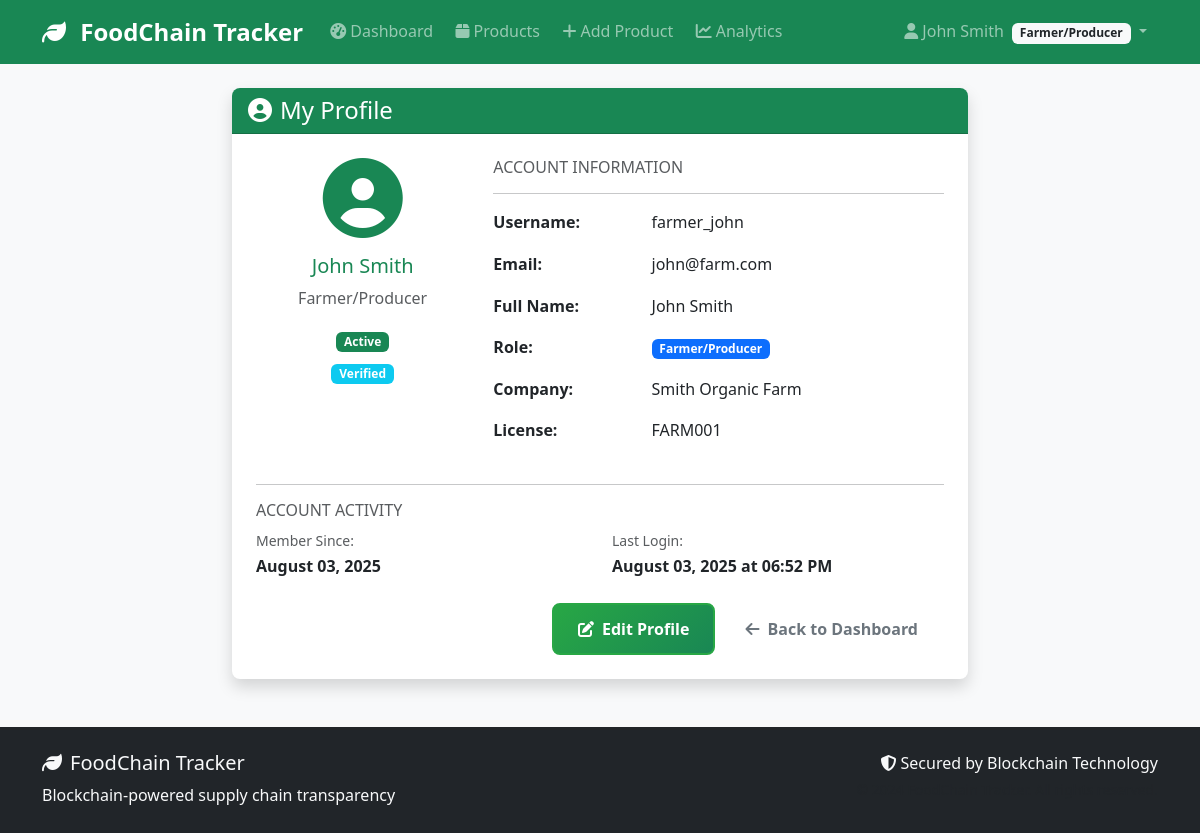
Before: /auth/profile (signed in) with the older database file.
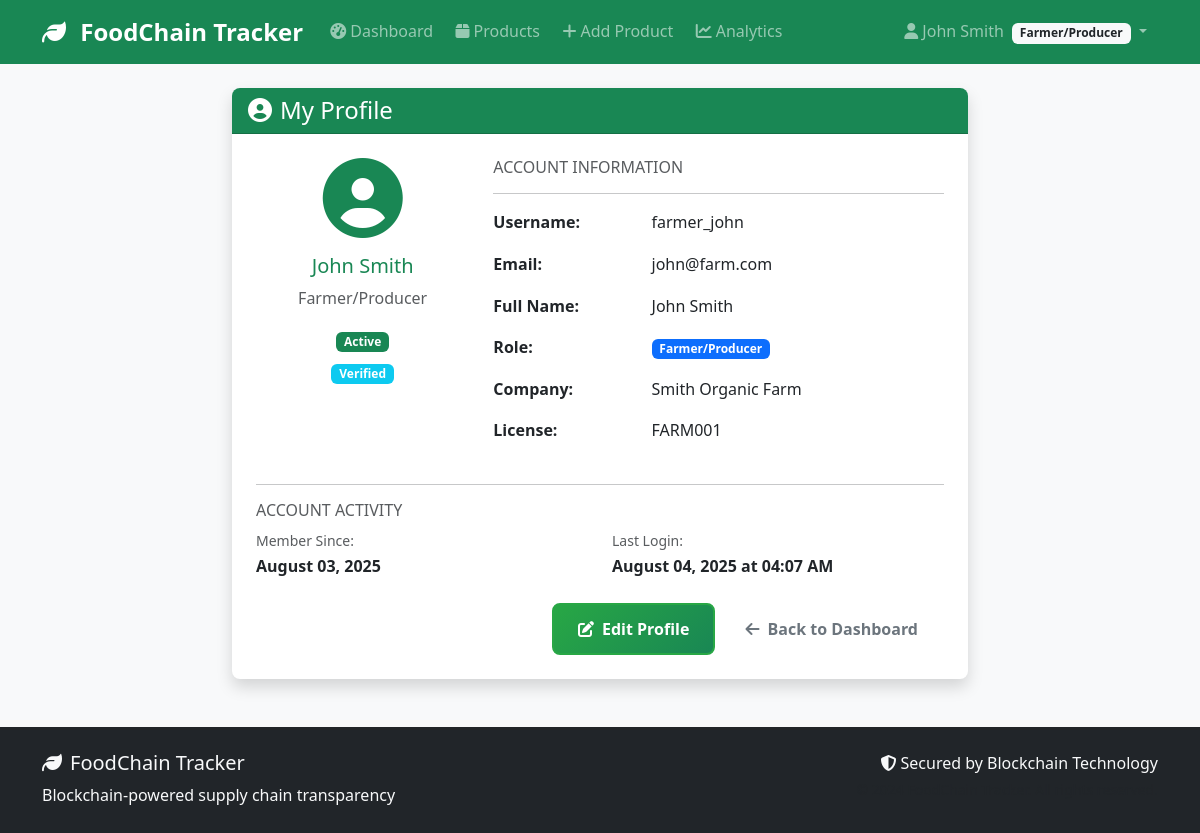
After: the same page with the newer database file.
### models/user.py (models this page shows, shortened)
class User(UserMixin, db.Model):
    __tablename__ = 'users'
    id = db.Column(db.Integer, primary_key=True)
    username = db.Column(db.String(80), unique=True, nullable=False)
    email = db.Column(db.String(120), unique=True, nullable=False)
    password_hash = db.Column(db.String(200), nullable=False)
    full_name = db.Column(db.String(100), nullable=False)
    phone = db.Column(db.String(20))
    address = db.Column(db.Text)
    role = db.Column(db.String(20), nullable=False)  # 'farmer', 'distributor', 'retailer', 'inspector'
    company_name = db.Column(db.String(100))
    license_number = db.Column(db.String(50))  # Business license or certification
    is_active = db.Column(db.Boolean, default=True)
    is_verified = db.Column(db.Boolean, default=False)  # For business verification
    created_at = db.Column(db.DateTime, default=datetime.utcnow)
    last_login = db.Column(db.DateTime)
    products_created = db.relationship('Product', foreign_keys='Product.created_by',
                                     backref='creator', lazy='dynamic')
    sent_transactions = db.relationship('Transaction', foreign_keys='Transaction.from_user_id',
                                      backref='sender', lazy='dynamic')
    received_transactions = db.relationship('Transaction', foreign_keys='Transaction.to_user_id',
                                          backref='receiver', lazy='dynamic')
    def get_role_display(self):
        role_names = {
            'farmer': 'Farmer/Producer',
            'distributor': 'Distributor',
            'retailer': 'Retailer',
            'inspector': 'Inspector'
        }
        return role_names.get(self.role, self.role.title())
    def can_create_products(self):
        return self.role == 'farmer'

### routes/auth.py (the view)
@auth_bp.route('/profile')
@login_required
def profile():
    return render_template('auth/profile.html', user=current_user)

### templates/auth/profile.html (shortened to what the changed rows need)
{% extends "base.html" %}
{% block content %}
<div class="row justify-content-center">
    <div class="col-lg-8">
        <div class="card shadow">
            <div class="card-body p-4">
                <div class="row mb-4">
                    <div class="col-md-4 text-center">
                        <div class="profile-avatar mb-3">
                            <i class="fas fa-user-circle fa-5x text-success"></i>
                        </div>
                        <h5 class="text-success">{{ user.full_name }}</h5>
                        <p class="text-muted">{{ user.get_role_display() }}</p>
                        <span class="badge bg-{{ 'success' if user.is_active else 'danger' }} mb-2">
                            {{ 'Active' if user.is_active else 'Inactive' }}
                        </span>
                        {% if user.is_verified %}
                            <br><span class="badge bg-info">Verified</span>
                        {% endif %}
                    </div>
                    <div class="col-md-8">
                        <div class="row mb-3">
                            <div class="col-sm-4"><strong>Username:</strong></div>
                            <div class="col-sm-8">{{ user.username }}</div>
                        </div>
                        <div class="row mb-3">
                            <div class="col-sm-4"><strong>Email:</strong></div>
                            <div class="col-sm-8">{{ user.email }}</div>
                        </div>
                        <div class="row mb-3">
                            <div class="col-sm-4"><strong>Full Name:</strong></div>
                            <div class="col-sm-8">{{ user.full_name }}</div>
                        </div>
                        <div class="row mb-3">
                            <div class="col-sm-8">
                                <span class="badge bg-primary">{{ user.get_role_display() }}</span>
                            </div>
                        </div>
                        {% if user.company_name %}
                        <div class="row mb-3">
                            <div class="col-sm-4"><strong>Company:</strong></div>
                            <div class="col-sm-8">{{ user.company_name }}</div>
                        </div>
                        {% endif %}
                        {% if user.license_number %}
                        <div class="row mb-3">
                            <div class="col-sm-4"><strong>License:</strong></div>
                            <div class="col-sm-8">{{ user.license_number }}</div>
                        </div>
                        {% endif %}
                    </div>
                </div>
                <div class="row">
                    <div class="col-md-6">
                        <small class="text-muted">Member Since:</small><br>
                        <strong>{{ user.created_at.strftime('%B %d, %Y') if user.created_at else 'N/A' }}</strong>
                    </div>
                    <div class="col-md-6">
                        <small class="text-muted">Last Login:</small><br>
                        <strong>{{ user.last_login.strftime('%B %d, %Y at %I:%M %p') if user.last_login else 'Never' }}</strong>
                    </div>
                </div>
            </div>
        </div>
    </div>
</div>
{% endblock %}

### templates/base.html (shortened to what this page needs)
<!DOCTYPE html>
<html lang="en">
<head>
    <link href="https://cdn.jsdelivr.net/npm/bootstrap@5.3.0/dist/css/bootstrap.min.css" rel="stylesheet">
    <link href="https://cdnjs.cloudflare.com/ajax/libs/font-awesome/6.4.0/css/all.min.css" rel="stylesheet">
    <link href="{{ url_for('static', filename='css/style.css') }}" rel="stylesheet">
</head>
<body>
    <nav class="navbar navbar-expand-lg navbar-dark bg-success">
        <div class="container">
            <a class="navbar-brand" href="{{ url_for('index') }}">
                <i class="fas fa-leaf me-2"></i>
                FoodChain Tracker
            </a>
            <div class="collapse navbar-collapse" id="navbarNav">
                <ul class="navbar-nav me-auto">
                    {% if current_user.is_authenticated %}
                        <li class="nav-item">
                            <a class="nav-link" href="{{ url_for('dashboard.main') }}">
                                <i class="fas fa-tachometer-alt me-1"></i>Dashboard
                            </a>
                        </li>
                        <li class="nav-item">
                            <a class="nav-link" href="{{ url_for('products.list_products') }}">
                                <i class="fas fa-box me-1"></i>Products
                            </a>
                        </li>
                        {% if current_user.can_create_products() %}
                        <li class="nav-item">
                            <a class="nav-link" href="{{ url_for('products.add_product') }}">
                                <i class="fas fa-plus me-1"></i>Add Product
                            </a>
                        </li>
                        {% endif %}
                        <li class="nav-item">
                            <a class="nav-link" href="{{ url_for('analytics.dashboard') }}">
                                <i class="fas fa-chart-line me-1"></i>Analytics
                            </a>
                        </li>
                    {% endif %}
                </ul>
                <ul class="navbar-nav">
                    {% if current_user.is_authenticated %}
                        <li class="nav-item dropdown">
                            <a class="nav-link dropdown-toggle" href="#" id="navbarDropdown" role="button" data-bs-toggle="dropdown">
                                <i class="fas fa-user me-1"></i>{{ current_user.full_name }}
                                <span class="badge bg-light text-dark ms-1">{{ current_user.get_role_display() }}</span>
                            </a>
                        </li>
                    {% endif %}
                </ul>
            </div>
        </div>
    </nav>
    <main class="container my-4">
        {% block content %}{% endblock %}
    </main>
    <footer class="bg-dark text-light py-4 mt-5">
        <div class="container">
            <div class="row">
                <div class="col-md-6">
                    <h5><i class="fas fa-leaf me-2"></i>FoodChain Tracker</h5>
                    <p class="mb-0">Blockchain-powered supply chain transparency</p>
                </div>
                <div class="col-md-6 text-md-end">
                    <p class="mb-0">
                        <i class="fas fa-shield-alt me-1"></i>Secured by Blockchain Technology
                    </p>
                    <small class="text-muted">© 2024 FoodChain Tracker. All rights reserved.</small>
                </div>
            </div>
        </div>
    </footer>
</body>
</html>

Changed rows visible on the page:
changed User "John Smith": last_login "August 03, 2025 at 06:52 PM" → "August 04, 2025 at 04:07 AM"
